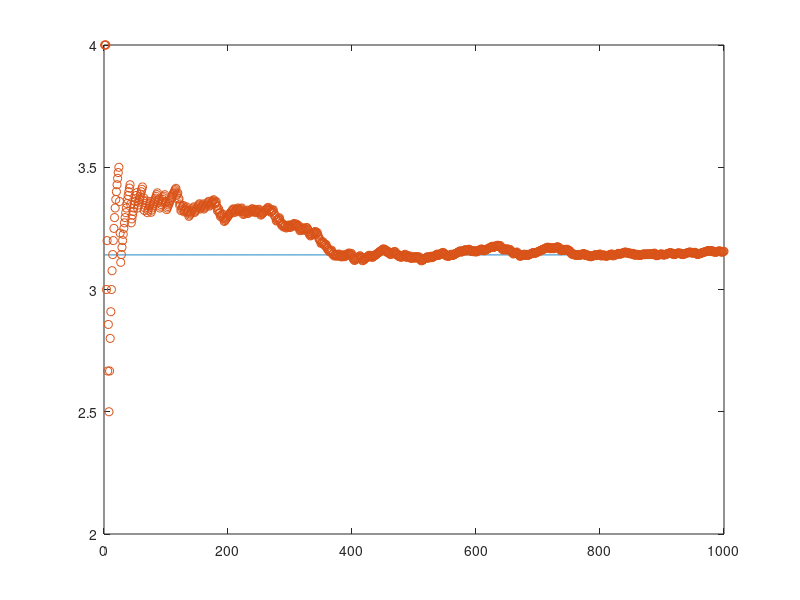

This chart was generated by the following MATLAB code:
clear;
clc;
format long;
%Pi using a for loop
N = 1000;
count = 0;
for j = 1:N
    
    if (rand(1)^2 + rand(1)^2) < 1.0
        count = count + 1;
    end
    Pi(j) = 4*count/j;
end




plot([1:N],pi*ones(N,1));
hold on;
plot([1:N],Pi,'o');